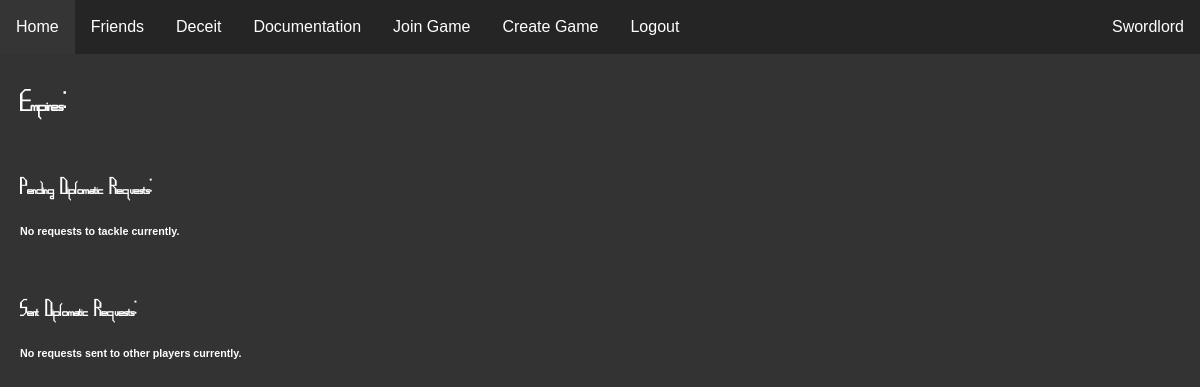
Before: /rooms/4/diplomacy (signed in) with the older database file.
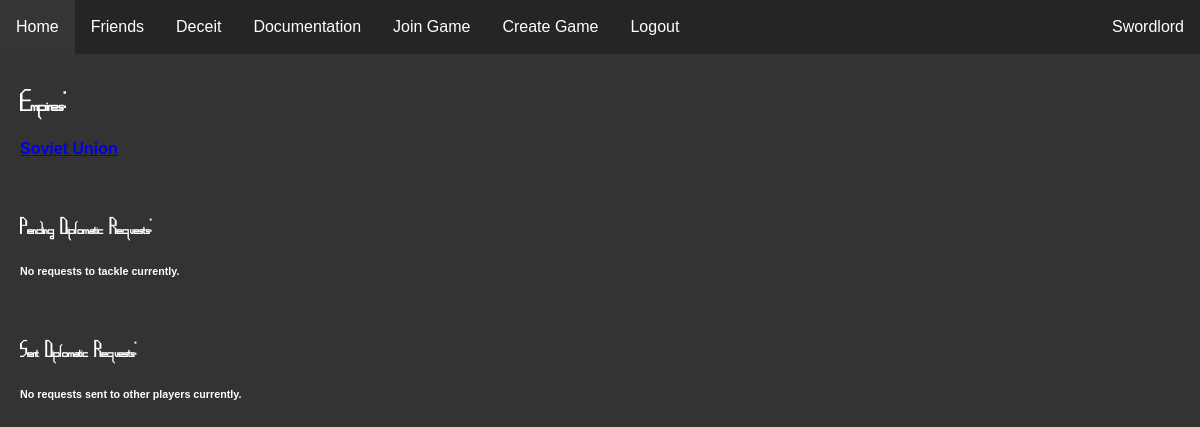
After: the same page with the newer database file.
### website/models.py (models this page shows)
class User(db.Model, UserMixin):
    id = db.Column(db.Integer, primary_key=True)
    email = db.Column(db.String(150), unique=True)
    password = db.Column(db.String(150))
    username = db.Column(db.String(150))
    pfp = db.Column(db.String(50))
    admin = db.Column(db.String(50))

class Empires(db.Model):
    id = db.Column(db.Integer, primary_key=True)
    name = db.Column(db.String(200))
    color = db.Column(db.String(7))
    gov = db.Column(db.String(50))
    flag = db.Column(db.String(50))
    user = db.Column(db.Integer, db.ForeignKey('user.id'))
    game = db.Column(db.Integer, db.ForeignKey('game.id'))

### website/rooms.py (the view, shortened to what this page needs)
@login_required
@rooms.route('<int:game_id>/diplomacy', methods=['GET', 'POST'])
def diplomacy(game_id):
    players = []
    players_output = []
    empires = []
    id = game_id
    current_gov = None
    diplomacy_requests = []
    sent_diplomacy = []
    current_empire = db.session.query(Empires).filter_by(game=game_id, user=current_user.id).first()
    diplo_requests = db.session.query(Diplo_Reqs).filter_by(receiver=current_empire.id)
    sent_diplos = db.session.query(Diplo_Reqs).filter_by(sender=current_empire.id)
    for sent_diplo in sent_diplos:
        receiver = db.session.query(Empires).filter_by(id=sent_diplo.receiver).first()
        sent_diplomacy.append([sent_diplo.type, receiver.name])
    games = db.session.query(Game).filter_by(id = game_id).first()
    if current_user.id == games.host:
        is_host = True
    else:
        is_host = False
    for filtered in db.session.query(GamesJoined).filter_by(game = game_id):
        players.append(filtered.user)
    for player in players:
        for result in db.session.query(User).filter_by(id=player):
            players_output.append([result, url_for('profiles.profile', user_id=result.id)])
    for empire in db.session.query(Empires).filter_by(game=id):
        if empire.user != current_user.id:
            empires.append([empire.name, url_for('rooms.diplomacyplayer', game_id=game_id, empire_id=empire.id)])
        if empire.user == current_user.id:
            current_gov = current_empire.gov
    territory_list = []
    for territory in db.session.query(Territories):
        territory_list.append(territory)
    return render_template("diplomacy.html", user=current_user, sent_diplos=sent_diplomacy, diplomacy_requests = diplomacy_requests, territory_list=territory_list, players = players_output, game = games, game_id = id, empire_key=empires, is_host=is_host, current_empire=current_empire, govs=governments, current_gov=current_gov)

### website/templates/diplomacy.html
{% extends "base.html" %} {% block title %}Diplomacy{% endblock %}
{% block content %}
<br/>
<h2>Empires:</h2>
{% for empire in empire_key %}
    <h4><a href='{{empire[1]}}'>{{ empire[0] }}</a></h4>
{% endfor %}
<br/>
<h3>Pending Diplomatic Requests:</h3>
{% for request in diplomacy_requests %}
    <h6>{{request[1]}} has sent a {{request[0]}} request. <a href={{request[2]}}>Accept</a> or <a href={{request[3]}}>Decline?</a></h6>
{% else %}
    <h6>No requests to tackle currently.</h6>
{% endfor %}
<br/>
<h3>Sent Diplomatic Requests:</h3>
{% for sent_diplo in sent_diplos %}
    <h6>{{sent_diplo[1]}} has been sent a {{sent_diplo[0]}} request.</h6>
{% else %}
    <h6>No requests sent to other players currently.</h6>
{% endfor %}
{% endblock %}

### website/templates/base.html (shortened to what this page needs)
<!DOCTYPE html>
<html lang="en">
<head>
    <link rel="stylesheet" type="text/css" href="/static/css/main.css" />
</head>
<body>
    <ul class="navbar">
      {% if user.is_authenticated %}
      <li><a class="nav-item nav-link" id="home" href="/">Home</a></li>
      <li><a class="nav-item nav-link" id="friends" href="/user/friends">Friends</a></li>
      <li><a class="nav-item nav-link" id="deceit" href="/deceit">Deceit</a></li>
      <li><a class="nav-item nav-link" id="docs" href="/docs/">Documentation</a></li>
      <li><a class="nav-item nav-link" id="join_game" href="/join-game">Join Game</a></li>
      <li><a class="nav-item nav-link" id="create_game" href="/create-game">Create Game</a></li>
      <li><a class="nav-item nav-link" id="logout" href="/logout">Logout</a></li>
      <li><a class="nav-user nav-link" id="user_link" href="{{url_for('profiles.profile', user_id=user.id)}}">{{ user.username }}</a></li>
      {% else %}
      <li><a class="nav-item nav-link" id="login" href="/login">Login</a></li>
      <li><a class="nav-item nav-link" id="signUp" href="/sign-up">Sign Up</a></li>
      {% endif %}
    </ul>
    <div id="main_div">
    <div class="container">
        {% block content %}
        {% endblock %}
    </div>
    </div>
</body>
</html>

### website/static/css/main.css (style rules this page uses)
#main_div { margin-top: 30px; padding: 20px; }
h1, h2, h3 { font-family: MapGame; }
body { margin: 0px; background-color: #333333; color: white; }
.navbar { list-style-type: none; margin: 0; padding: 0; overflow: hidden; background-color: #252525; position: fixed; top: 0; width: 100%; }
.nav-item { float: left; }
.nav-user { float:right; }
.nav-link { display: block; color: white; text-align: center; padding: 18px 16px; text-decoration: none; }
html { font-family: Arial, Helvetica, sans-serif; }

Changed rows visible on the page:
added Empires: name "Soviet Union"
